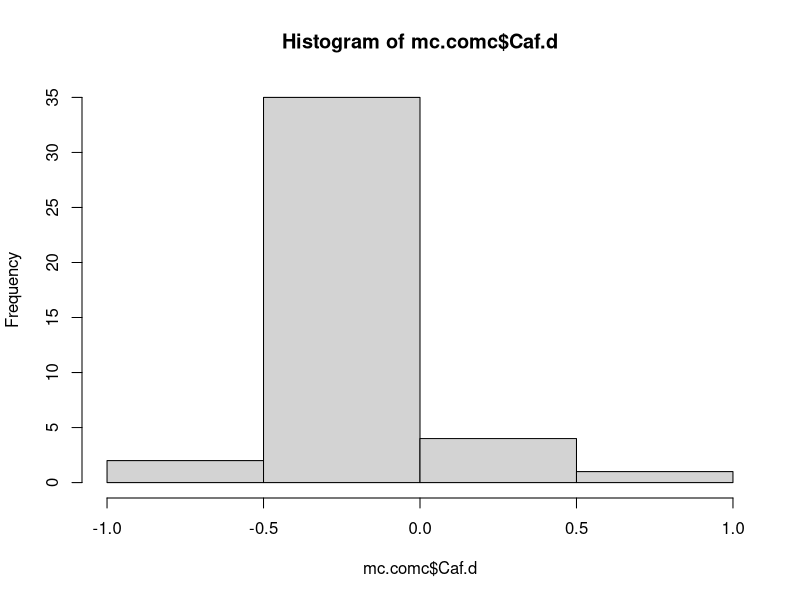
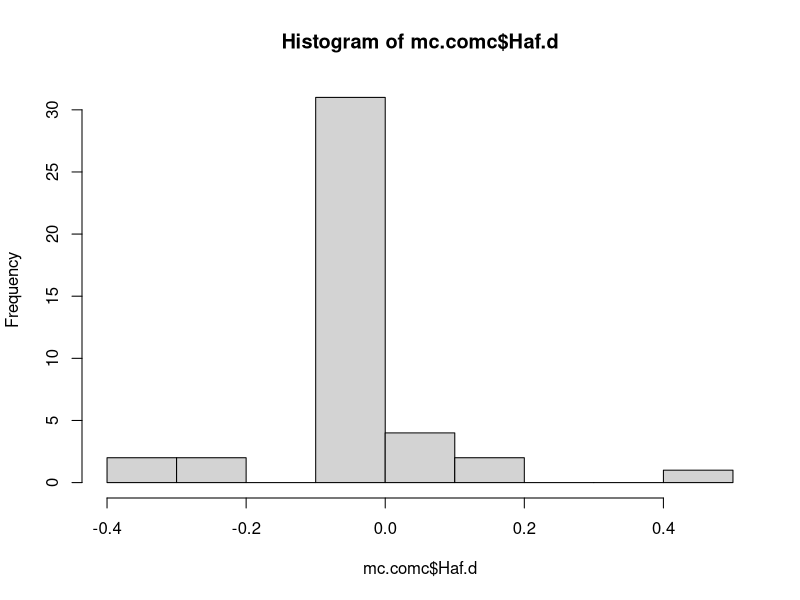
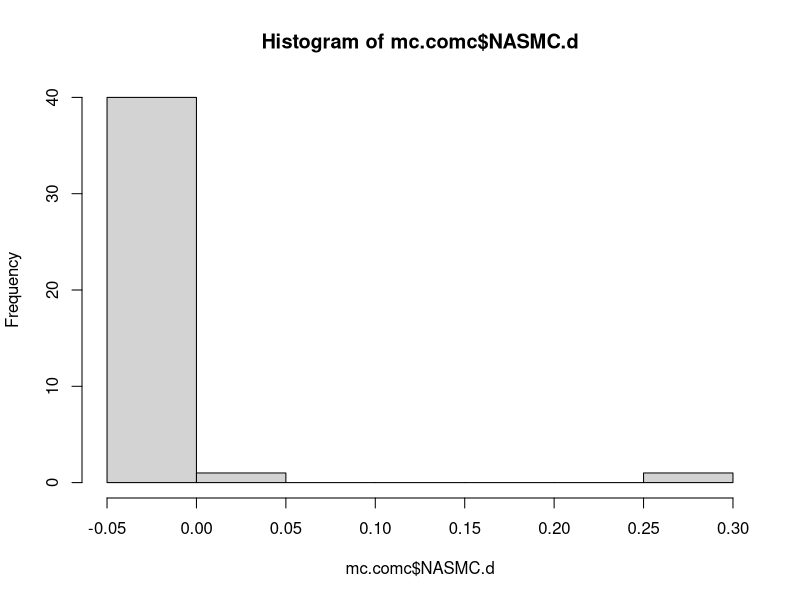
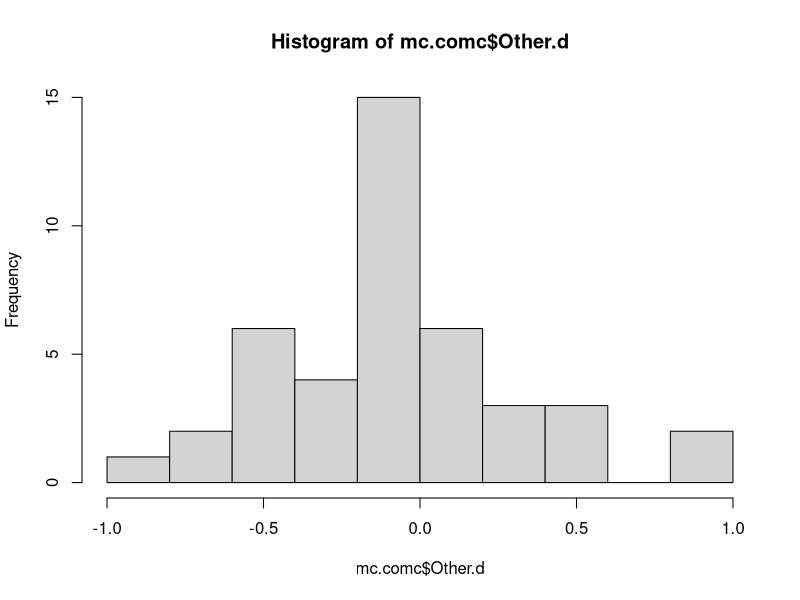
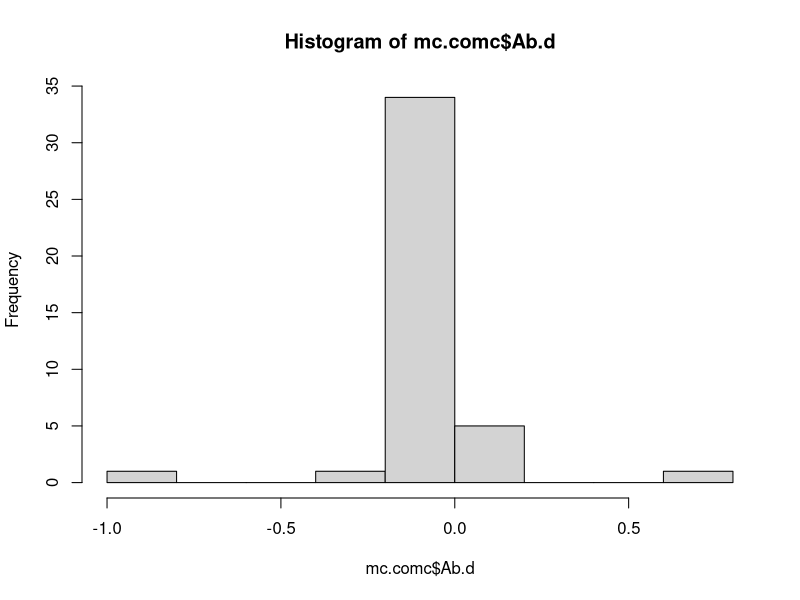
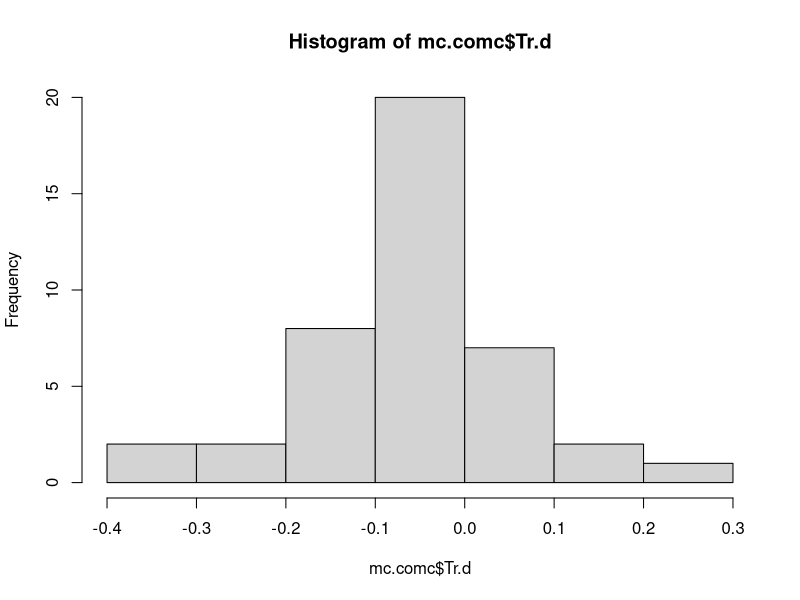
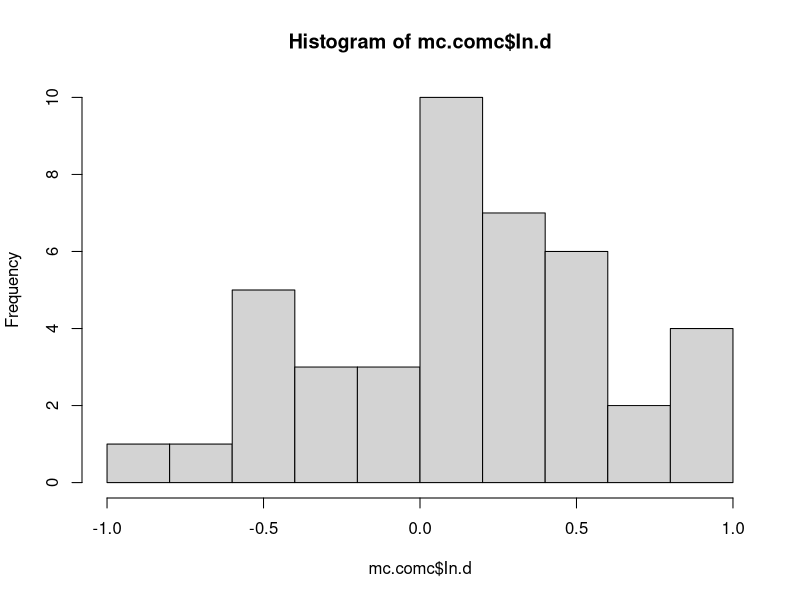

The R script that drew these images, in order: (Note: this script raises an error after producing the figures.)
#2-Nov-2019
#EAP
#Matched control and Carry over matched control analysis

#load and process data
mc.comc = read.table(file = "MC-COMC.csv", header = T, sep = ",")
str(mc.comc)

#total matched control seconds
mc.comc$total.mc = mc.comc$CAfMC + mc.comc$HAfMC + mc.comc$NASMC + mc.comc$OtherMC + mc.comc$AbMC + mc.comc$TrMC + mc.comc$InMC

#total carry over matched control seconds
mc.comc$total.comc = mc.comc$CafCOMC + mc.comc$HafCOMC + mc.comc$NASCOMC + mc.comc$OtherCOMC + mc.comc$AbCOMC + mc.comc$TrCOMC + mc.comc$InCOMC

#calculate proportions matched control
mc.comc$CAfMC.p = mc.comc$CAfMC/mc.comc$total.mc
mc.comc$HAfMC.p = mc.comc$HAfMC/mc.comc$total.mc
mc.comc$NASMC.p = mc.comc$NASMC/mc.comc$total.mc
mc.comc$OtherMC.p = mc.comc$OtherMC/mc.comc$total.mc
mc.comc$AbMC.p = mc.comc$AbMC/mc.comc$total.mc
mc.comc$TrMC.p = mc.comc$TrMC/mc.comc$total.mc
mc.comc$InMC.p = mc.comc$InMC/mc.comc$total.mc

#calculate proportions carry over matched control
mc.comc$CafCOMC.p = mc.comc$CafCOMC/mc.comc$total.comc
mc.comc$HafCOMC.p = mc.comc$HafCOMC/mc.comc$total.comc
mc.comc$NASCOMC.p = mc.comc$NASCOMC/mc.comc$total.comc
mc.comc$OtherCOMC.p = mc.comc$OtherCOMC/mc.comc$total.comc
mc.comc$AbCOMC.p = mc.comc$AbCOMC/mc.comc$total.comc
mc.comc$TrCOMC.p = mc.comc$TrCOMC/mc.comc$total.comc
mc.comc$InCOMC.p = mc.comc$InCOMC/mc.comc$total.comc

#calculate difference of matched control and carry over matched control
mc.comc$Caf.d = mc.comc$CAfMC.p - mc.comc$CafCOMC.p
mc.comc$Haf.d = mc.comc$HAfMC.p - mc.comc$HafCOMC.p
mc.comc$NASMC.d = mc.comc$NASMC.p - mc.comc$NASCOMC.p
mc.comc$Other.d = mc.comc$OtherMC.p - mc.comc$OtherCOMC.p
mc.comc$Ab.d = mc.comc$AbMC.p - mc.comc$AbCOMC.p
mc.comc$Tr.d = mc.comc$TrMC.p - mc.comc$TrCOMC.p
mc.comc$In.d = mc.comc$InMC.p - mc.comc$InCOMC.p

#graphs
hist(mc.comc$Caf.d)
hist(mc.comc$Haf.d)
hist(mc.comc$NASMC.d)
hist(mc.comc$Other.d)
hist(mc.comc$Ab.d)
hist(mc.comc$Tr.d)
hist(mc.comc$In.d)


#condense dependent variables
y <- cbind(mc.comc$Caf.d, mc.comc$Haf.d, mc.comc$Nas.d, mc.comc$Other.d, mc.comc$Ab.d, mc.comc$Tr.d, mc.comc$In.d)#combines dependent variables

#run manova
manova(y ~ Condition * Life, data=mc.comc, na.action=na.omit)
M1 <- manova(y ~ Condition * Life, data=mc.comc, na.action=na.omit)
summary(M1, tol=0)#tol=0 overrides error code, overall test summary
summary.aov(M1)

#interaction is not significant, so it can be removed
manova(y ~ Condition + Life, data=intrx.mc, na.action=na.omit)
M1 <- manova(y ~ Condition + Life, data=intrx.mc, na.action=na.omit)
summary(M1, tol=0)#tol=0 overrides error code, overall test summary
summary.aov(M1)

#can remove life history since it is not significant
manova(y ~ Condition, data=co.comc, na.action=na.omit)
M1 <- manova(y ~ Condition, data=co.comc, na.action=na.omit)
summary(M1, tol=0)#tol=0 overrides error code, overall test summary
summary.aov(M1)

#use graphics to analyze residuals
plot(residuals(M1))
qqnorm(residuals(M1))#this looks bad
qqline(residuals(M1))
hist(residuals(M1))#but this looks really good

#response 6 = Travel is significant, paired t-test to analyze
t.test(co.comc$Tr.d ~ co.comc$Condition,  alternative = c("two.sided"), paired=F)
#chimpanzees travelled more in the carry over matched control after chimpanzee interaction






